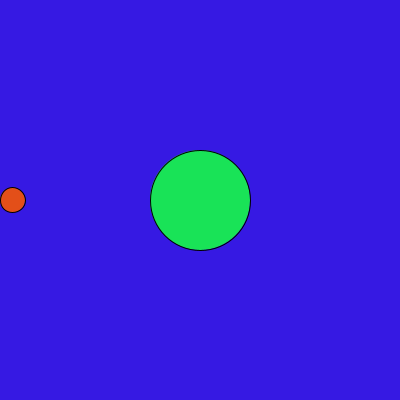
Frame 1 (no input)
Frame 60 (the mouse pressed at the canvas centre just before this capture): identical to frame 1, image omitted
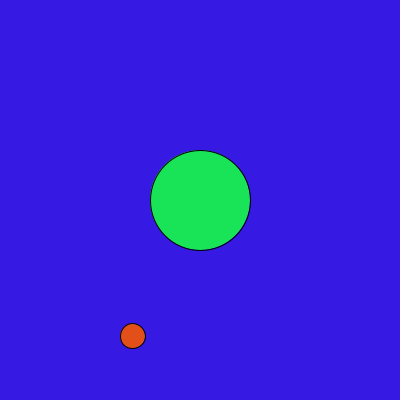
Frame 120 (the mouse held since frame 60 and released just before this capture)

The Processing sketch that drew these frames (run headless with seeded random() and noise(); from frame 60 on, the mouse is pressed at the canvas centre):

// Processing sketch: sketch_171006b
// ── sketch_171006b.pde
float x = 12.5;
float y = 200;
int dx = 2;
int dy = 4;

void setup() {
  size(400, 400);
}

void draw () {
  background(#3619E3);

// moves the ball in both x and y axis
 if (mousePressed == true) {
  x = x+dx;
  y = y+dy;
 }
  // check the right and left sides
  if ((x > width-12.5) || (x<12.5)) {
    dx = dx*-1;
  }
  // check the top and bottom
  if ((y > height-12.5) || (y<12.5)) {
    dy = dy*-1;
  }
  
  fill(#19E357);
  if (x < width/2) {
    ellipse(width/2, height/2, 100, 100);
  } else {
    rectMode(CENTER);
    rect(width/2, height/2, 100, 100);
  }
  fill(#E34F19);
 
  // draw the ball
  ellipse(x,y, 25, 25);

  println(" x=", x, "  dx=", dx, " Y=",y, " dy= ",dy);
}


void keyPressed() {
  println(" Key Pressed Test");
}
